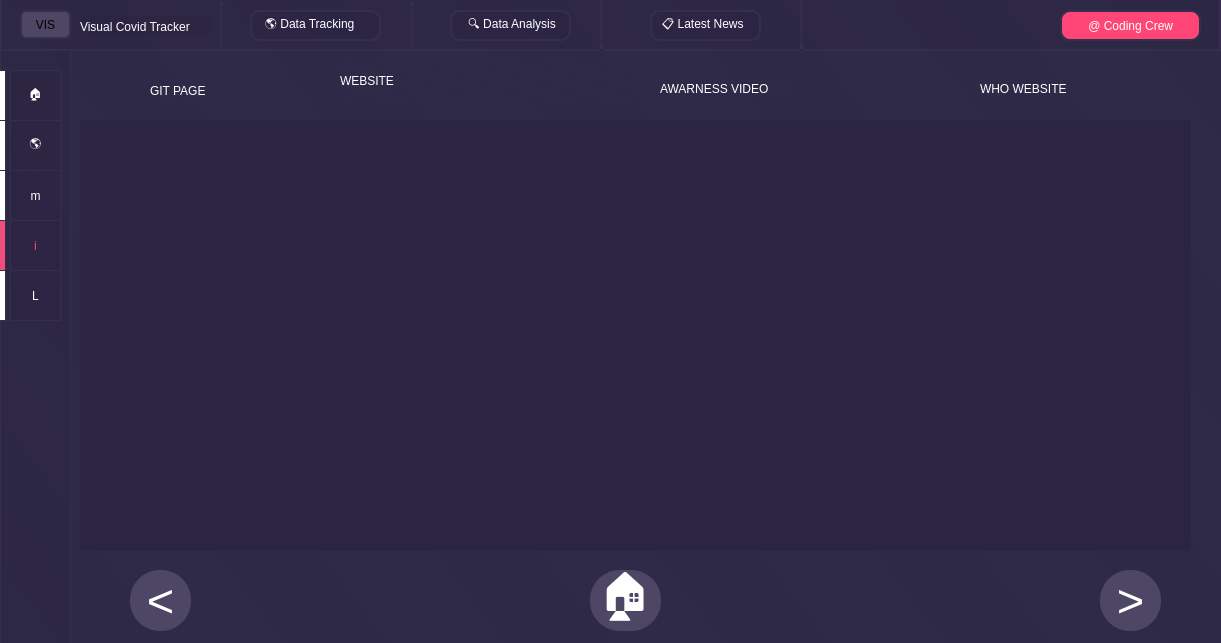
<?xml version="1.0" encoding="UTF-8"?>
<ui version="4.0">
 <class>MainWindow</class>
 <widget class="QMainWindow" name="MainWindow">
  <property name="geometry">
   <rect>
    <x>0</x>
    <y>0</y>
    <width>1221</width>
    <height>643</height>
   </rect>
  </property>
  <property name="windowTitle">
   <string>MainWindow</string>
  </property>
  <property name="styleSheet">
   <string notr="true">background-color: qlineargradient(spread:repeat, x1:0.845, y1:0.0625, x2:1, y2:0, stop:0  rgba(47, 42, 71, 255), stop:1  rgba(45, 41, 70, 255))

</string>
  </property>
  <widget class="QWidget" name="centralwidget">
   <widget class="QWidget" name="widget" native="true">
    <property name="geometry">
     <rect>
      <x>0</x>
      <y>-10</y>
      <width>1221</width>
      <height>61</height>
     </rect>
    </property>
    <property name="styleSheet">
     <string notr="true">background-color: qlineargradient(spread:pad, x1:0, y1:0, x2:1, y2:0, stop:1 rgba(40, 33, 61, 50));
border:2px solid rgb(54, 46, 79)
</string>
    </property>
    <widget class="QPushButton" name="pushButton">
     <property name="geometry">
      <rect>
       <x>20</x>
       <y>20</y>
       <width>51</width>
       <height>29</height>
      </rect>
     </property>
     <property name="styleSheet">
      <string notr="true">border-width: 2px;
border-radius:6px;
font: 75 9pt &quot;Ubuntu&quot;;
background-color: qlineargradient(spread:pad, x1:0, y1:0, x2:1, y2:0, stop:1 rgba(77, 70, 100, 255));
</string>
     </property>
     <property name="text">
      <string>VIS</string>
     </property>
    </widget>
    <widget class="QLabel" name="label">
     <property name="geometry">
      <rect>
       <x>80</x>
       <y>26</y>
       <width>131</width>
       <height>21</height>
      </rect>
     </property>
     <property name="styleSheet">
      <string notr="true">color: rgb(255, 255, 255);
border-width: 0px;
border-radius:6px;
font: 9pt &quot;Ubuntu&quot;;</string>
     </property>
     <property name="text">
      <string>Visual Covid Tracker</string>
     </property>
    </widget>
    <widget class="QLabel" name="label_2">
     <property name="geometry">
      <rect>
       <x>250</x>
       <y>20</y>
       <width>131</width>
       <height>31</height>
      </rect>
     </property>
     <property name="styleSheet">
      <string notr="true">color: rgb(255, 255, 255);
border-radius:10px;
font: 9pt &quot;Ubuntu&quot;;</string>
     </property>
     <property name="text">
      <string>   🌎 Data Tracking</string>
     </property>
    </widget>
    <widget class="QLabel" name="label_3">
     <property name="geometry">
      <rect>
       <x>450</x>
       <y>20</y>
       <width>121</width>
       <height>31</height>
      </rect>
     </property>
     <property name="styleSheet">
      <string notr="true">color: rgb(255, 255, 255);
border-radius:10px;
font: 9pt &quot;Ubuntu&quot;;</string>
     </property>
     <property name="text">
      <string>    🔍 Data Analysis</string>
     </property>
    </widget>
    <widget class="QLabel" name="label_4">
     <property name="geometry">
      <rect>
       <x>650</x>
       <y>20</y>
       <width>111</width>
       <height>31</height>
      </rect>
     </property>
     <property name="styleSheet">
      <string notr="true">color: rgb(255, 255, 255);
border-radius:10px;
font: 9pt &quot;Ubuntu&quot;;</string>
     </property>
     <property name="text">
      <string>  📋 Latest News</string>
     </property>
    </widget>
    <widget class="QLabel" name="label_5">
     <property name="geometry">
      <rect>
       <x>1060</x>
       <y>20</y>
       <width>141</width>
       <height>31</height>
      </rect>
     </property>
     <property name="styleSheet">
      <string notr="true">border-radius:10px;
font: 9pt &quot;Ubuntu&quot;;
background-color: qlineargradient(spread:pad, x1:0, y1:0, x2:1, y2:0, stop:1 rgba(255, 70, 119, 255));
color: rgb(255, 255, 255);</string>
     </property>
     <property name="text">
      <string>       @ Coding Crew</string>
     </property>
    </widget>
    <widget class="Line" name="line">
     <property name="geometry">
      <rect>
       <x>220</x>
       <y>10</y>
       <width>3</width>
       <height>61</height>
      </rect>
     </property>
     <property name="styleSheet">
      <string notr="true">border-width: 5px;

border-color:qlineargradient(spread:pad, x1:0, y1:0, x2:1, y2:0, stop:1 rgba(97, 91, 117, 25));
background-color: qlineargradient(spread:pad, x1:0, y1:0, x2:1, y2:0, stop:1 rgba(40, 33, 61,255));
</string>
     </property>
     <property name="orientation">
      <enum>Qt::Vertical</enum>
     </property>
    </widget>
    <widget class="Line" name="line_2">
     <property name="geometry">
      <rect>
       <x>800</x>
       <y>0</y>
       <width>3</width>
       <height>61</height>
      </rect>
     </property>
     <property name="styleSheet">
      <string notr="true">border-width: 5px;

border-color:qlineargradient(spread:pad, x1:0, y1:0, x2:1, y2:0, stop:1 rgba(97, 91, 117, 25));
background-color: qlineargradient(spread:pad, x1:0, y1:0, x2:1, y2:0, stop:1 rgba(40, 33, 61,255));
</string>
     </property>
     <property name="orientation">
      <enum>Qt::Vertical</enum>
     </property>
    </widget>
    <widget class="Line" name="line_3">
     <property name="geometry">
      <rect>
       <x>600</x>
       <y>0</y>
       <width>3</width>
       <height>61</height>
      </rect>
     </property>
     <property name="styleSheet">
      <string notr="true">border-width: 5px;

border-color:qlineargradient(spread:pad, x1:0, y1:0, x2:1, y2:0, stop:1 rgba(97, 91, 117, 25));
background-color: qlineargradient(spread:pad, x1:0, y1:0, x2:1, y2:0, stop:1 rgba(40, 33, 61,255));
</string>
     </property>
     <property name="orientation">
      <enum>Qt::Vertical</enum>
     </property>
    </widget>
    <widget class="Line" name="line_4">
     <property name="geometry">
      <rect>
       <x>410</x>
       <y>10</y>
       <width>3</width>
       <height>61</height>
      </rect>
     </property>
     <property name="styleSheet">
      <string notr="true">border-width: 5px;

border-color:qlineargradient(spread:pad, x1:0, y1:0, x2:1, y2:0, stop:1 rgba(97, 91, 117, 25));
background-color: qlineargradient(spread:pad, x1:0, y1:0, x2:1, y2:0, stop:1 rgba(40, 33, 61,255));
</string>
     </property>
     <property name="orientation">
      <enum>Qt::Vertical</enum>
     </property>
    </widget>
   </widget>
   <widget class="QWidget" name="widget_2" native="true">
    <property name="geometry">
     <rect>
      <x>0</x>
      <y>50</y>
      <width>71</width>
      <height>601</height>
     </rect>
    </property>
    <property name="styleSheet">
     <string notr="true">background-color: qlineargradient(spread:pad, x1:0, y1:0, x2:1, y2:0, stop:1 rgba(40, 33, 61, 50));
border:1px solid rgb(54, 46, 79)
</string>
    </property>
    <widget class="QPushButton" name="pushButton_2">
     <property name="geometry">
      <rect>
       <x>10</x>
       <y>20</y>
       <width>51</width>
       <height>51</height>
      </rect>
     </property>
     <property name="styleSheet">
      <string notr="true">color: rgb(255,255,255);
font: 75 20pt &quot;Ubuntu&quot;;</string>
     </property>
     <property name="text">
      <string>🏠</string>
     </property>
    </widget>
    <widget class="QLabel" name="label_6">
     <property name="geometry">
      <rect>
       <x>-10</x>
       <y>20</y>
       <width>16</width>
       <height>51</height>
      </rect>
     </property>
     <property name="styleSheet">
      <string notr="true">background-color: qlineargradient(spread:pad, x1:0, y1:0, x2:1, y2:0, stop:1 rgba(255, 255, 255, 255));
</string>
     </property>
     <property name="text">
      <string/>
     </property>
    </widget>
    <widget class="QLabel" name="label_7">
     <property name="geometry">
      <rect>
       <x>-10</x>
       <y>120</y>
       <width>16</width>
       <height>51</height>
      </rect>
     </property>
     <property name="styleSheet">
      <string notr="true">background-color: qlineargradient(spread:pad, x1:0, y1:0, x2:1, y2:0, stop:1 rgba(255, 255, 255, 255));
</string>
     </property>
     <property name="text">
      <string/>
     </property>
    </widget>
    <widget class="QPushButton" name="pushButton_3">
     <property name="geometry">
      <rect>
       <x>10</x>
       <y>70</y>
       <width>51</width>
       <height>51</height>
      </rect>
     </property>
     <property name="toolTip">
      <string>&lt;html&gt;&lt;head/&gt;&lt;body&gt;&lt;p&gt;&lt;span style=&quot; font-weight:600;&quot;&gt;GLOBAL DATA&lt;/span&gt;&lt;/p&gt;&lt;/body&gt;&lt;/html&gt;</string>
     </property>
     <property name="styleSheet">
      <string notr="true">color: rgb(255,255,255);
font: 75 20pt &quot;Ubuntu&quot;;</string>
     </property>
     <property name="text">
      <string>🌎</string>
     </property>
    </widget>
    <widget class="QLabel" name="label_8">
     <property name="geometry">
      <rect>
       <x>-10</x>
       <y>170</y>
       <width>16</width>
       <height>51</height>
      </rect>
     </property>
     <property name="styleSheet">
      <string notr="true">background-color: qlineargradient(spread:pad, x1:0, y1:0, x2:1, y2:0, stop:1 rgba(240, 77, 124, 255));
</string>
     </property>
     <property name="text">
      <string/>
     </property>
    </widget>
    <widget class="QPushButton" name="pushButton_4">
     <property name="geometry">
      <rect>
       <x>10</x>
       <y>120</y>
       <width>51</width>
       <height>51</height>
      </rect>
     </property>
     <property name="styleSheet">
      <string notr="true">color: rgb(255,255,255);
font: 35pt &quot;Webdings&quot;;</string>
     </property>
     <property name="text">
      <string>m</string>
     </property>
    </widget>
    <widget class="QLabel" name="label_9">
     <property name="geometry">
      <rect>
       <x>-10</x>
       <y>220</y>
       <width>16</width>
       <height>51</height>
      </rect>
     </property>
     <property name="styleSheet">
      <string notr="true">background-color: qlineargradient(spread:pad, x1:0, y1:0, x2:1, y2:0, stop:1 rgba(255, 255, 255, 255));
</string>
     </property>
     <property name="text">
      <string/>
     </property>
    </widget>
    <widget class="QPushButton" name="pushButton_5">
     <property name="geometry">
      <rect>
       <x>10</x>
       <y>170</y>
       <width>51</width>
       <height>51</height>
      </rect>
     </property>
     <property name="styleSheet">
      <string notr="true">color: rgb(255, 69, 118);
font: 30pt &quot;Webdings&quot;;
</string>
     </property>
     <property name="text">
      <string>i</string>
     </property>
    </widget>
    <widget class="QPushButton" name="pushButton_6">
     <property name="geometry">
      <rect>
       <x>10</x>
       <y>220</y>
       <width>51</width>
       <height>51</height>
      </rect>
     </property>
     <property name="toolTip">
      <string>&lt;html&gt;&lt;head/&gt;&lt;body&gt;&lt;p&gt;&lt;span style=&quot; font-weight:600;&quot;&gt;GLOBAL DATA&lt;/span&gt;&lt;/p&gt;&lt;/body&gt;&lt;/html&gt;</string>
     </property>
     <property name="styleSheet">
      <string notr="true">color: rgb(255,255,255);
font: 35pt &quot;Webdings&quot;;</string>
     </property>
     <property name="text">
      <string>L</string>
     </property>
    </widget>
    <widget class="QLabel" name="label_10">
     <property name="geometry">
      <rect>
       <x>-10</x>
       <y>70</y>
       <width>16</width>
       <height>51</height>
      </rect>
     </property>
     <property name="styleSheet">
      <string notr="true">background-color: qlineargradient(spread:pad, x1:0, y1:0, x2:1, y2:0, stop:1 rgba(255, 255, 255, 255));
</string>
     </property>
     <property name="text">
      <string/>
     </property>
    </widget>
    <zorder>pushButton_6</zorder>
    <zorder>pushButton_2</zorder>
    <zorder>label_6</zorder>
    <zorder>label_7</zorder>
    <zorder>pushButton_3</zorder>
    <zorder>label_8</zorder>
    <zorder>pushButton_4</zorder>
    <zorder>label_9</zorder>
    <zorder>pushButton_5</zorder>
    <zorder>label_10</zorder>
   </widget>
   <widget class="QWidget" name="wid5" native="true">
    <property name="geometry">
     <rect>
      <x>80</x>
      <y>120</y>
      <width>1111</width>
      <height>431</height>
     </rect>
    </property>
    <property name="styleSheet">
     <string notr="true">border-width:2px;

background-color: qlineargradient(spread:pad, x1:0, y1:0, x2:1, y2:0, stop:1 rgba(40, 33, 64, 150));
</string>
    </property>
   </widget>
   <widget class="QPushButton" name="n_2">
    <property name="geometry">
     <rect>
      <x>130</x>
      <y>570</y>
      <width>61</width>
      <height>61</height>
     </rect>
    </property>
    <property name="font">
     <font>
      <family>Ubuntu</family>
      <pointsize>35</pointsize>
      <weight>9</weight>
      <italic>false</italic>
      <bold>false</bold>
     </font>
    </property>
    <property name="styleSheet">
     <string notr="true">color: rgb(255, 255, 255);
border-width: 2px;
border-radius:30px;
font: 75 35pt &quot;Ubuntu&quot;;
background-color: qlineargradient(spread:pad, x1:0, y1:0, x2:1, y2:0, stop:1 rgba(77, 70, 100, 255));
</string>
    </property>
    <property name="text">
     <string>&lt;</string>
    </property>
   </widget>
   <widget class="QPushButton" name="n">
    <property name="geometry">
     <rect>
      <x>1100</x>
      <y>570</y>
      <width>61</width>
      <height>61</height>
     </rect>
    </property>
    <property name="font">
     <font>
      <family>Ubuntu</family>
      <pointsize>35</pointsize>
      <weight>9</weight>
      <italic>false</italic>
      <bold>false</bold>
     </font>
    </property>
    <property name="styleSheet">
     <string notr="true">color: rgb(255, 255, 255);
border-width: 2px;
border-radius:30px;
font: 75 35pt &quot;Ubuntu&quot;;
background-color: qlineargradient(spread:pad, x1:0, y1:0, x2:1, y2:0, stop:1 rgba(77, 70, 100, 255));
</string>
    </property>
    <property name="text">
     <string>&gt;</string>
    </property>
   </widget>
   <widget class="QPushButton" name="bh">
    <property name="geometry">
     <rect>
      <x>590</x>
      <y>570</y>
      <width>71</width>
      <height>61</height>
     </rect>
    </property>
    <property name="font">
     <font>
      <family>Ubuntu</family>
      <pointsize>35</pointsize>
      <weight>9</weight>
      <italic>false</italic>
      <bold>false</bold>
     </font>
    </property>
    <property name="styleSheet">
     <string notr="true">color: rgb(255, 255, 255);
border-width: 2px;
border-radius:30px;
font: 75 35pt &quot;Ubuntu&quot;;
background-color: qlineargradient(spread:pad, x1:0, y1:0, x2:1, y2:0, stop:1 rgba(77, 70, 100, 255));
</string>
    </property>
    <property name="text">
     <string>🏠</string>
    </property>
   </widget>
   <widget class="QLabel" name="l1">
    <property name="geometry">
     <rect>
      <x>150</x>
      <y>80</y>
      <width>121</width>
      <height>21</height>
     </rect>
    </property>
    <property name="styleSheet">
     <string notr="true">color: rgb(255, 255, 255);
margin-width:2px;
border-radius:10px;
font: 9pt &quot;Ubuntu&quot;;</string>
    </property>
    <property name="text">
     <string>GIT PAGE</string>
    </property>
   </widget>
   <widget class="QLabel" name="l2">
    <property name="geometry">
     <rect>
      <x>340</x>
      <y>60</y>
      <width>311</width>
      <height>41</height>
     </rect>
    </property>
    <property name="styleSheet">
     <string notr="true">color: rgb(255, 255, 255);
border-radius:10px;
font: 25pt &quot;Ubuntu&quot;;</string>
    </property>
    <property name="text">
     <string>WEBSITE</string>
    </property>
   </widget>
   <widget class="QLabel" name="l3">
    <property name="geometry">
     <rect>
      <x>660</x>
      <y>80</y>
      <width>131</width>
      <height>17</height>
     </rect>
    </property>
    <property name="styleSheet">
     <string notr="true">color: rgb(255, 255, 255);
margin-width:2px;
border-radius:10px;
font: 9pt &quot;Ubuntu&quot;;</string>
    </property>
    <property name="text">
     <string>AWARNESS VIDEO </string>
    </property>
   </widget>
   <widget class="QLabel" name="l4">
    <property name="geometry">
     <rect>
      <x>980</x>
      <y>80</y>
      <width>181</width>
      <height>17</height>
     </rect>
    </property>
    <property name="styleSheet">
     <string notr="true">color: rgb(255, 255, 255);
margin-width:2px;
border-radius:10px;
font: 9pt &quot;Ubuntu&quot;;</string>
    </property>
    <property name="text">
     <string>WHO WEBSITE</string>
    </property>
   </widget>
  </widget>
 </widget>
 <resources/>
 <connections/>
</ui>
